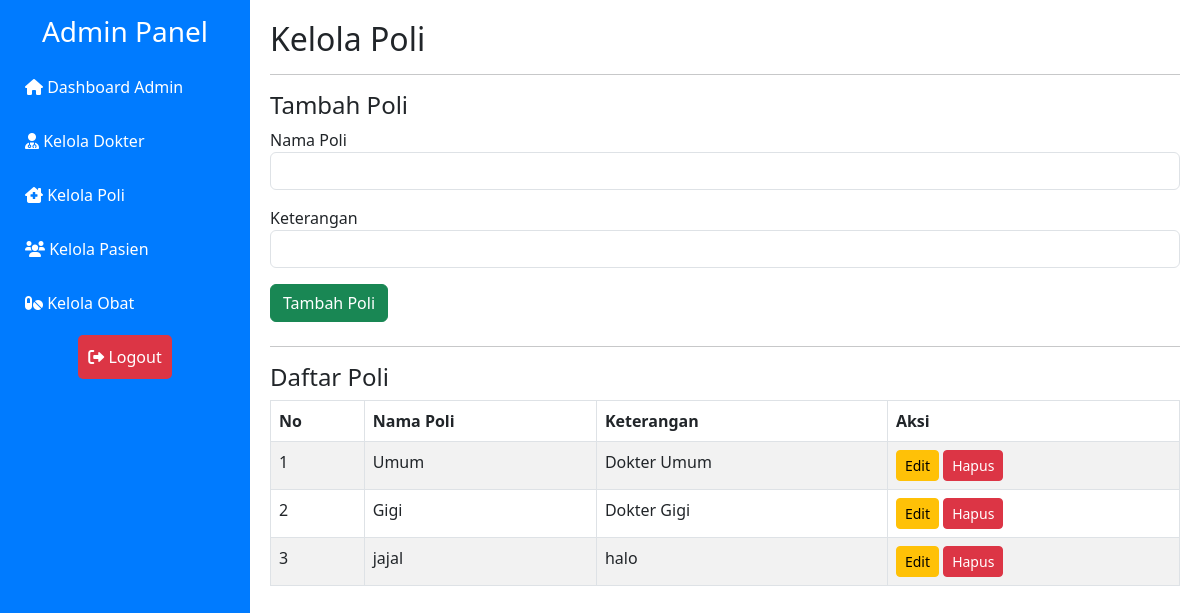
The page /admin/poli.php (signed in) on the database its author committed.
### tables this page shows
CREATE TABLE `poli` (
  `id_poli` int NOT NULL,
  `nama_poli` varchar(255) NOT NULL,
  `keterangan` text
);

### admin/poli.php (the view, shortened to what this page needs)
<?php
include('../includes/db.php');
$poli_result = mysqli_query($conn, "SELECT * FROM Poli");
$edit_data = null;
?>
<!DOCTYPE html>
<html lang="en">
<head>
    <link rel="stylesheet" href="https://cdnjs.cloudflare.com/ajax/libs/font-awesome/6.0.0-beta3/css/all.min.css">
    <link href="https://cdn.jsdelivr.net/npm/bootstrap@5.3.0-alpha3/dist/css/bootstrap.min.css" rel="stylesheet">
    <link href="../assets/style.css" rel="stylesheet">
</head>
<body>
    <div class="sidebar d-md-block" id="sidebar">
        <h3 class="text-center mb-3">Admin Panel</h3>
        <a href="dashboard.php"><i class="fas fa-home"></i> Dashboard Admin</a>
        <a href="dokter.php"><i class="fas fa-user-md"></i> Kelola Dokter</a>
        <a href="poli.php"><i class="fas fa-clinic-medical"></i> Kelola Poli</a>
        <a href="pasien.php"><i class="fas fa-users"></i> Kelola Pasien</a>
        <a href="obat.php"><i class="fas fa-pills"></i> Kelola Obat</a>
        <div class="logout mt-auto">
            <a href="../logout.php"><i class="fas fa-sign-out-alt"></i> Logout</a>
        </div>
    </div>
    <div class="content" id="content">
        <h2>Kelola Poli</h2>
        <hr>
        <div class="mb-4">
            <h4><?= $edit_data ? "Edit Poli" : "Tambah Poli" ?></h4>
            <form method="POST">
                <div class="mb-3">
                    <label>Nama Poli</label>
                    <input type="text" name="nama_poli" class="form-control" required value="<?= $edit_data ? $edit_data['nama_poli'] : '' ?>">
                </div>
                <div class="mb-3">
                    <label>Keterangan</label>
                    <input type="text" name="keterangan" class="form-control" required value="<?= $edit_data ? $edit_data['keterangan'] : '' ?>">
                </div>
                <button type="submit" name="create_or_update_poli" class="btn btn-success"><?= $edit_data ? "Perbarui Poli" : "Tambah Poli" ?></button>
            </form>
        </div>
        <hr>
        <h4>Daftar Poli</h4>
        <table class="table table-bordered table-striped">
            <thead>
                <tr>
                    <th>No</th>
                    <th>Nama Poli</th>
                    <th>Keterangan</th>
                    <th>Aksi</th>
                </tr>
            </thead>
            <tbody>
                <?php
                $no = 1;
                while ($poli = mysqli_fetch_assoc($poli_result)) { ?>
                    <tr>
                        <td><?= $no++ ?></td>
                        <td><?= $poli['nama_poli'] ?></td>
                        <td><?= $poli['keterangan'] ?></td>
                        <td>
                            <a href="poli.php?edit_id=<?= $poli['id_poli'] ?>" class="btn btn-warning btn-sm">Edit</a>
                            <a href="poli.php?delete_id=<?= $poli['id_poli'] ?>" class="btn btn-danger btn-sm" onclick="return confirm('Apakah Anda yakin ingin menghapus poli ini?')">Hapus</a>
                        </td>
                    </tr>
                <?php } ?>
            </tbody>
        </table>
    </div>
</body>
</html>

### assets/style.css (style rules this page uses)
.sidebar { height: 100vh; background-color: #007bff; color: white; padding: 15px; position: fixed; top: 0; left: 0; width: 250px; z-index: 1000; display: flex; flex-direction: column; }
.sidebar a { color: white; text-decoration: none; margin-bottom: 10px; display: block; padding: 10px; border-radius: 5px; }
.logout { margin-top: auto; text-align: center; }
.logout a { color: white; padding: 10px; background-color: #dc3545; border-radius: 5px; display: inline-block; }
.content { margin-left: 250px; padding: 20px; transition: margin-left 0.3s ease-in-out; }

### rows shown on the page
poli: nama_poli "Umum", keterangan "Dokter Umum"
poli: nama_poli "Gigi", keterangan "Dokter Gigi"
poli: nama_poli "jajal", keterangan "halo"
